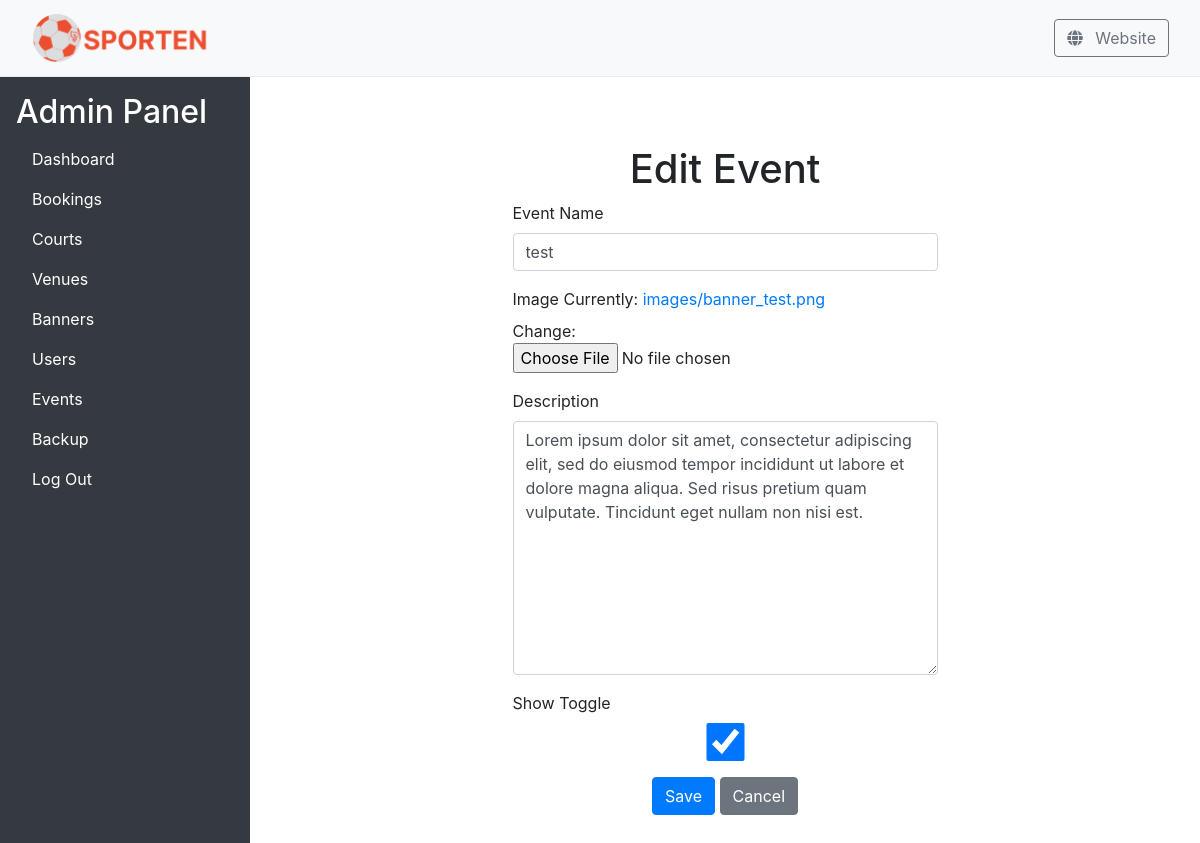
/adminpanel/events/edit/1/ (signed in), run on the app's committed database.
### base/models.py (models this page shows)
class Event(models.Model):
    eventName = models.CharField(max_length=255)
    imgRef = models.ImageField(upload_to='images/')
    eventDescription = models.TextField()
    showToggle = models.BooleanField()

### base/views.py (the view)
# urls.py: path('adminpanel/events/edit/<int:event_id>/', views.edit_event, name='edit_event'),
@login_required
@user_passes_test(lambda u: u.is_superuser)
def edit_event(request, event_id):
    event = get_object_or_404(Event, id=event_id)
    if request.method == 'POST':
        form = EventForm(request.POST, request.FILES, instance=event)
        if form.is_valid():
            form.save()
            return redirect('events')
    else:
        form = EventForm(instance=event)
    return render(request, 'adminpanel/event_form.html', {'form': form, 'title': 'Edit Event'})

### base/forms.py
class EventForm(forms.ModelForm):
    class Meta:
        model = Event
        fields = ['eventName', 'imgRef', 'eventDescription', 'showToggle']

### base/templatetags/custom_filters.py (called while the page is built)
@register.filter(name='add_class')
def add_class(value, arg):
    return value.as_widget(attrs={'class': arg})

### base/templates/adminpanel/event_form.html (shortened to what this page needs)
{% extends "adminpanel/base_admin.html" %}
{% load custom_filters %}
{% load static %}
{% block content %}
<div class="container mt-5">
    <div class="row justify-content-center">
        <div class="col-md-6">
            <h1 class="text-center">{{ title }}</h1>
            <form method="post" enctype="multipart/form-data">
                <div class="form-group">
                    <label for="id_eventName">Event Name</label>
                    {{ form.eventName|add_class:"form-control" }}
                </div>
                <div class="form-group">
                    <label for="id_imgRef">Image</label>
                    {{ form.imgRef|add_class:"form-control-file" }}
                </div>
                <div class="form-group">
                    <label for="id_eventDescription">Description</label>
                    {{ form.eventDescription|add_class:"form-control" }}
                </div>
                <div class="form-group">
                    <label for="id_showToggle">Show Toggle</label>
                    {{ form.showToggle|add_class:"form-control toggle-checkbox" }}
                </div>
                <div class="form-group text-center">
                    <button type="submit" class="btn btn-primary">Save</button>
                    <a href="{% url 'events' %}" class="btn btn-secondary">Cancel</a>
                </div>
            </form>
        </div>
    </div>
</div>
{% endblock %}

### base/templates/adminpanel/base_admin.html (style rules this page uses)
body, html { height: 100%; margin: 0; }

### data on the page
Event: eventName "test", eventDescription "Lorem ipsum dolor sit amet, consectetur adipiscing elit, sed do eiusmod tempor incididunt ut labore et dolore magna aliqua. Sed risus pretium quam vulputate. Tincidunt eget nullam non nisi est.", showToggle "☑"

### other printed values
{{ title }} "Edit Event"
